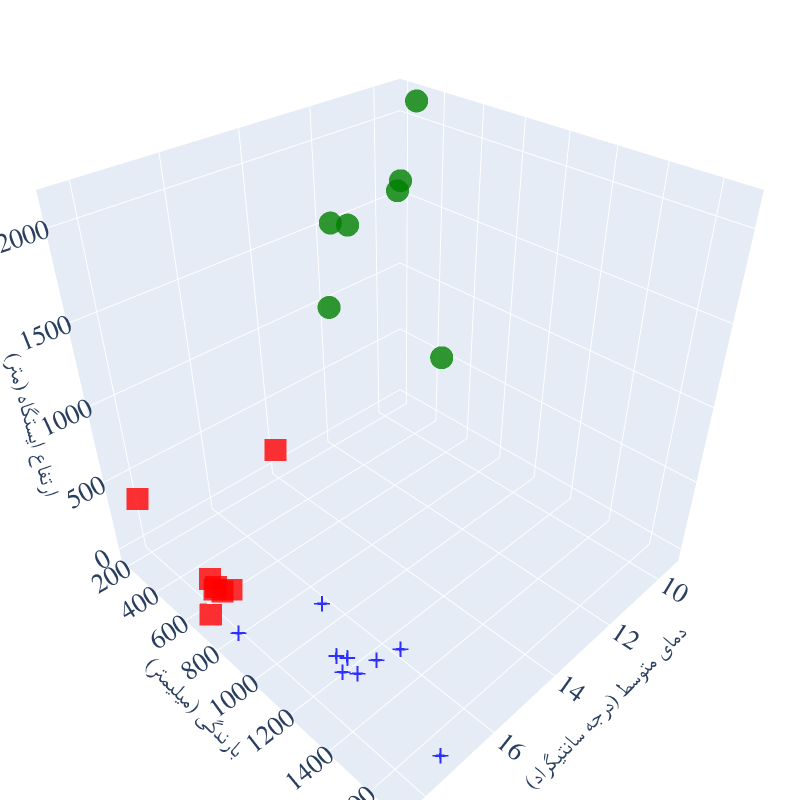

Notebook code for this chart:
### Code cell
import plotly.graph_objects as go

# Assuming 'station_data' DataFrame is already loaded and processed
station_data['Cluster'] = station_data['Cluster'].astype(int)

# Define custom colors for each cluster (you can choose your own colors)
custom_colors = {
    1: 'red',     # Cluster 1 gets blue
    2: 'green',    # Cluster 2 gets green
    3: 'blue'    # Cluster 3 gets orange
}

# Assign custom colors based on the 'Cluster' column
colors = [custom_colors.get(cluster, 'gray') for cluster in station_data['Cluster']]

# Define marker shapes for each cluster (you can define more shapes or customize)
cluster_shapes = {
    1: 'square',  # Cluster 1 gets square markers
    2: 'circle',  # Cluster 2 gets diamond markers
    3: 'cross'  # Cluster 3 gets cross markers
}

# Define the shape list based on the Cluster
shapes = [cluster_shapes.get(cluster, 'circle') for cluster in station_data['Cluster']]

# Create the 3D scatter plot
fig = go.Figure(
    data=[
        go.Scatter3d(
            x=round(station_data["Temperature"], 1),
            y=round(station_data["Precipitation"], 1),
            z=round(station_data["Station_Elevation"], 1),
            mode="markers",
            marker=dict(
                size=8,
                color=colors,  # Custom colors for clusters
                symbol=shapes,  # Custom shapes for each cluster
                opacity=0.8,  # Marker transparency (optional)
            ),
            text=station_data["Station_Name"],
            hovertemplate=(
                'Station: %{text}<br>'
                'Temperature: %{x}<br>'
                'Precipitation: %{y}<br>'
                'Elevation: %{z}<br>'
                '<extra></extra>'
            )
        )
    ]
)

# Set the title and labels for axes
fig.update_layout(

    scene=dict(
        xaxis_title="دمای متوسط (درجه سانتیگراد)",
        yaxis_title="بارندگی (میلیمتر)",
        zaxis_title="ارتفاع ایستگاه (متر)",
        # xaxis=dict(
        #     autorange='reversed'  # Reverse the x-axis direction (greater to lower)
        # ),
        # yaxis=dict(
        #     autorange='reversed'  # Reverse the y-axis direction (greater to lower)
        # ),
    ),
    width=800,  # Optional: Adjust the width of the plot
    height=800,
    margin=dict(l=0, r=0, t=0, b=0),
    font={
        'family': 'B Zar',
        'size': 18
    },
)

# Show the plot
fig.show()

### Figure 1 — Plotly figure (JSON) as saved in the notebook; plotly's stock layout.template omitted (floating-point values rounded to 4 significant figures)
{"data": [{"hovertemplate": "Station: %{text}<br>Temperature: %{x}<br>Precipitation: %{y}<br>Elevation: %{z}<br><extra></extra>", "marker": {"color": ["blue", "blue", "blue", "red", "blue", "blue", "green", "blue", "red", "red", "green", "red", "green", "blue", "blue", "blue", "green", "red", "red", "red", "green", "green", "red", "green"], "opacity": 0.8, "size": 8, "symbol": ["cross", "cross", "cross", "square", "cross", "cross", "circle", "cross", "square", "square", "circle", "square", "circle", "cross", "cross", "cross", "circle", "square", "square", "square", "circle", "circle", "square", "circle"]}, "mode": "markers", "text": ["Astara", "Bandar-e-anzali", "Rasht", "Manjil", "Ramsar", "Nowshahr", "Siahbisheh", "Babolsar", "Gharakhil", "Sari", "Kiyasar", "Sari (dasht-e-naz airport)", "Jirandeh", "Talesh", "Kiyashahr", "Lahijan", "Masuleh", "Galugah", "Bandar-e-amirabad", "Amol", "Kojur", "Baladeh", "Polsefid", "Alasht"], "type": "scatter3d", "x": [16, 17.3, 17, 18.1, 17.3, 17.1, 11.2, 18.2, 17.6, 18.4, 13.5, 17.8, 12.2, 16.4, 17.1, 16.7, 12.2, 17.7, 17.8, 17.8, 11.8, 9.4, 15.5, 11.3], "y": [1293.0, 1689.0, 1193.0, 202.6, 1222.0, 1264.0, 500.2, 824.8, 655, 705.7, 501.9, 602.6, 280, 945.7, 1154.0, 1291.0, 882.8, 536.9, 588.9, 643.8, 305.9, 292.5, 537.6, 500.9], "z": [-21.1, -23.6, -8.6, 338.3, -20, -20.9, 1855.0, -21, 14.7, 23, 1294.0, 16.7, 1581.0, 7, -22, 34.2, 1081, -10, -20, 23.7, 1550, 2120, 610, 1805]}], "layout": {"font": {"family": "B Zar", "size": 18}, "height": 800, "margin": {"b": 0, "l": 0, "r": 0, "t": 0}, "scene": {"xaxis": {"title": {"text": "دمای متوسط (درجه سانتیگراد)"}}, "yaxis": {"title": {"text": "بارندگی (میلیمتر)"}}, "zaxis": {"title": {"text": "ارتفاع ایستگاه (متر)"}}}, "width": 800}}
